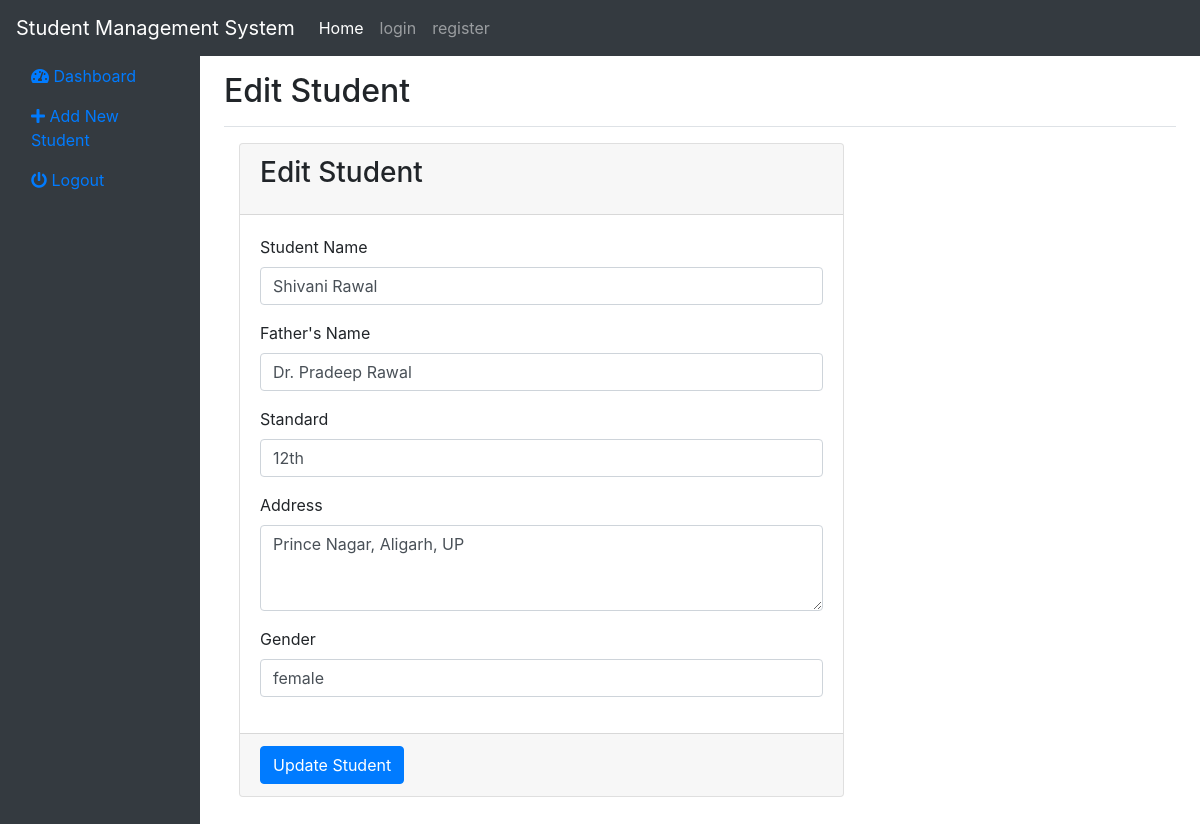
The app's page /edit_student.php?id=1597593007-Shivani with its own data.
### tables this page shows
CREATE TABLE `students` (
  `id` int(11) NOT NULL,
  `student_id` varchar(128) NOT NULL,
  `student_name` varchar(255) NOT NULL,
  `father_name` varchar(255) NOT NULL,
  `standard` varchar(255) NOT NULL,
  `address` varchar(512) NOT NULL,
  `gender` varchar(100) NOT NULL,
  `student_created_at` datetime NOT NULL DEFAULT current_timestamp()
);

### edit_student.php (the view)
<?php
include('header.php');
$id = $_GET['id'];
$student_edit = "SELECT * FROM students WHERE student_id = '$id'";
$query = $conn->prepare($student_edit);
$query->execute();
$student = $query->fetch(PDO::FETCH_ASSOC);
?>
    <main role="main" class="col-md-9 ml-sm-auto col-lg-10 px-4">
        <div class="d-flex justify-content-between flex-wrap flex-md-nowrap align-items-center pt-3 pb-2 mb-3 border-bottom">
        <h1 class="h2">Edit Student</h1>
        </div>
    <section class="content">
      <div class="container">
        <div class="row">
          <div class="col-lg-8 col-md-8 mb-5">
            <div class="card card-primary">
              <div class="card-header">
                <h3 class="card-title">Edit Student</h3>
              </div>
              <form role="form" action="backend_handler.php?id=<?php echo $student['student_id']; ?>" method="post" enctype="multipart/form-data">
                <div class="card-body">
                  <div class="form-group">
                    <label for="exampleInputText">Student Name</label>
                    <input type="text" name="student_name" value="<?php echo $student['student_name']; ?>" class="form-control" id="exampleInputText" placeholder="Student Name">
                  </div>
                  <div class="form-group">
                    <label for="exampleInputText">Father's Name</label>
                    <input type="text" name="father_name" value="<?php echo $student['father_name']; ?>" class="form-control" id="exampleInputText" placeholder="Father's Name">
                  </div>
                  <div class="form-group">
                    <label for="exampleInputText">Standard</label>
                    <input type="text" name="standard" value="<?php echo $student['standard']; ?>" class="form-control" id="exampleInputText" placeholder="Standard">
                  </div>
                  <div class="form-group">
                    <label for="exampleFormControlTextarea1">Address</label>
                    <textarea class="form-control" name="address" id="exampleFormControlTextarea1" rows="3"><?php echo $student['address']; ?></textarea>
                  </div>
                  <div class="form-group">
                    <label for="exampleInputText">Gender</label>
                    <input type="text" name="gender" value="<?php echo $student['gender']; ?>" class="form-control" id="exampleInputText" placeholder="Gender">
                  </div>
                </div>
                <div class="card-footer">
                  <button type="submit" name="type" value="update_student" class="btn btn-primary">Update Student</button>
                </div>
              </form>
            </div>
          </div>
        </div>
      </div>
    </section>
    </main>
<?php include('footer.php');?>

### records on screen
students: student_name "Shivani Rawal", father_name "Dr. Pradeep Rawal", standard "12th", address "Prince Nagar, Aligarh, UP", gender "female"
